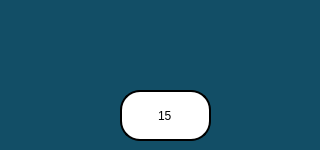
    <widget class="QWidget" name="tab_44">
     <property name="styleSheet">
      <string notr="true">
background-color: rgb(18, 78, 102);


</string>
     </property>
     <attribute name="title">
      <string>Page</string>
     </attribute>
     <widget class="QPushButton" name="ocuburstup_but">
      <property name="geometry">
       <rect>
        <x>20</x>
        <y>80</y>
        <width>71</width>
        <height>61</height>
       </rect>
      </property>
      <property name="styleSheet">
       <string notr="true">image: url(:/images/up2.png);
background-color:transparent;
border:none;</string>
      </property>
      <property name="text">
       <string/>
      </property>
     </widget>
     <widget class="QPushButton" name="ocuburstdown_but">
      <property name="geometry">
       <rect>
        <x>240</x>
        <y>80</y>
        <width>71</width>
        <height>61</height>
       </rect>
      </property>
      <property name="styleSheet">
       <string notr="true">image: url(:/images/d2.png);
background-color:transparent;
border:none;</string>
      </property>
      <property name="text">
       <string/>
      </property>
     </widget>
     <widget class="QLineEdit" name="lineEdit_77">
      <property name="geometry">
       <rect>
        <x>120</x>
        <y>90</y>
        <width>91</width>
        <height>51</height>
       </rect>
      </property>
      <property name="styleSheet">
       <string notr="true">font:25pt &quot;Ubuntu&quot;;
background-color: rgb(255,255,255);
border-radius:20px;
border:2px solid black;</string>
      </property>
      <property name="text">
       <string>15</string>
      </property>
      <property name="alignment">
       <set>Qt::AlignCenter</set>
      </property>
     </widget>
     <zorder>lineEdit_77</zorder>
     <zorder>ocuburstdown_but</zorder>
     <zorder>ocuburstup_but</zorder>
    </widget>
